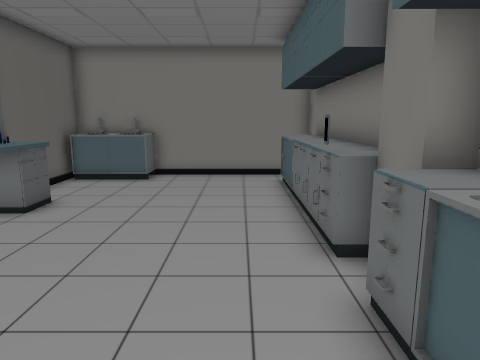
[1] (above)

14 first-person views from a walk through a Unity game level. The camera is 1.2 m above the floor, tilts 10° down and sees 70° across. The floor is counted in squares, 0.5 m on a side. Each view is taken from the middle of a square. On the plan, view 1 faces up. The plan holds only what a view shows up to about 20 squares ahead; the rest is blank. The place goes on beyond the plan. The player is left out. Some animated figures are left out. Some surface patterns are stand-ins.

[2]
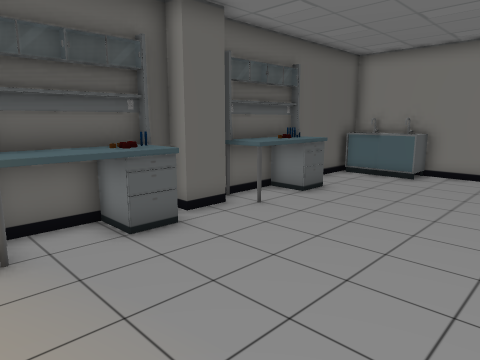

[3]
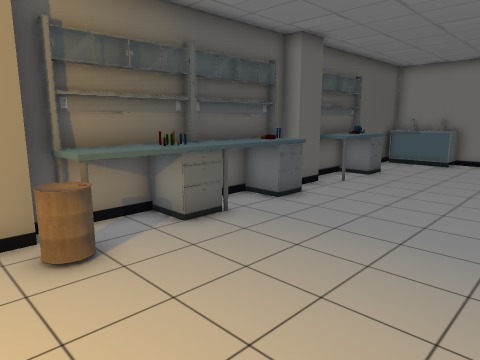

[4]
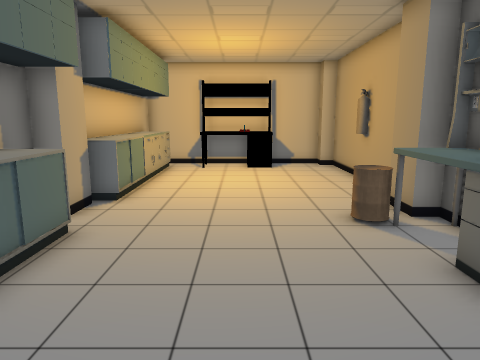

[5]
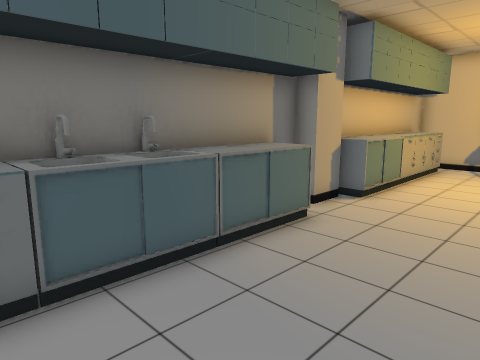

[6]
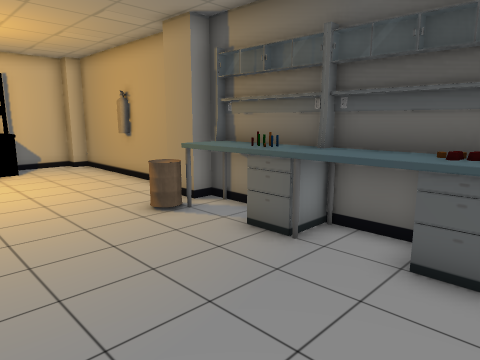

[7]
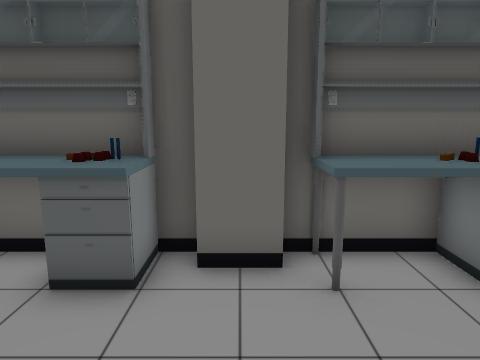

[8]
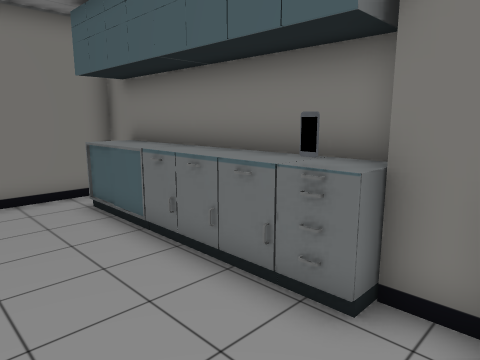

[9]
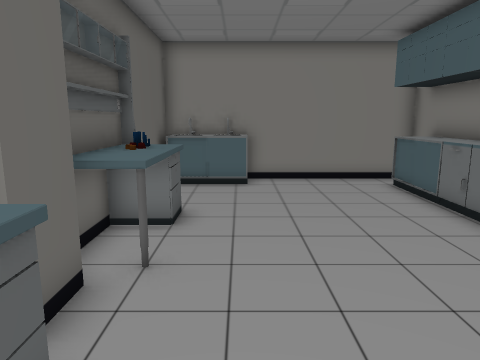

[10]
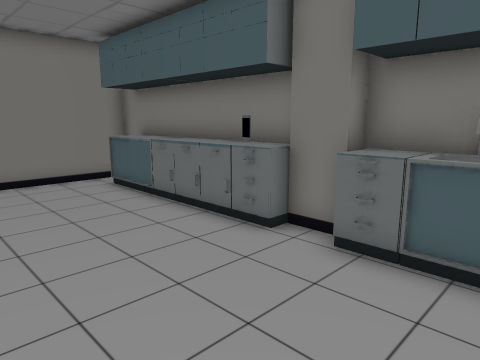

[11]
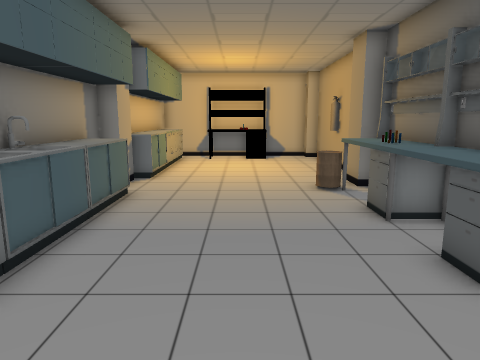

[12]
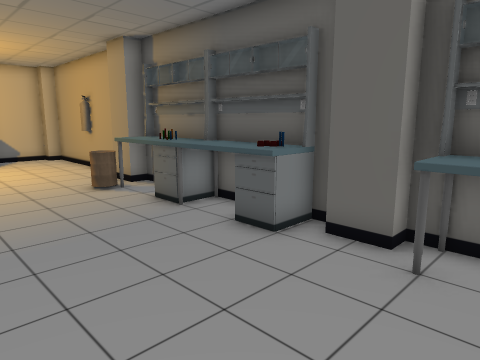

[13]
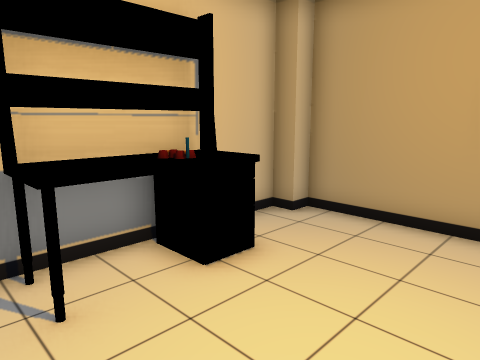

[14]
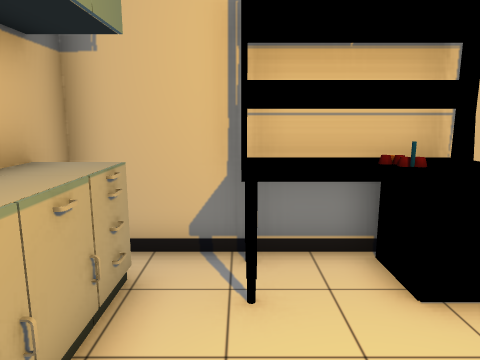

### Floor plan
Points are (right, up) in squares from view 1. A wall is a line through its corners. A room is listed if a view was taken in it or the views show most of it. See-through windows are left out.
Room 1 (views 1, 2, 3, 4, 5, 6, 7, 8, 9, 10, 11, 12, 13, 14)
walls: (-7, 0.6) (-7, -0.6); (-7, -3.4) (-7, -4.4); (-7, 3.6) (-7, 2.4); (3, -4.4) (3, 4.4); (-7, 6.6) (-7, 5.6); (-7, -6.7) (-7, -13.5); (3, 5.9) (3, 15) (-7, 15) (-7, 9.4); (-6.4, -15) (3, -15) (3, -6.9)
objects: pillar (-7, -14); pillar (-7, -6) to (-6, -5); table (-7, -4) to (-5, -1); table (-7, 0) to (-5, 4); pillar (-7, 4) to (-6, 5); table (-7, 6) to (-5, 10); other object (-6, 3); other object (-6, 8); other object (-6, 9); table (-6, 14) to (-4, 14); other object (-5, -4); table (-4, -14) to (0, -13); other object (-2, -14); table (2, -14) to (2, -13); table (2, -12) to (2, -10); table (2, -9) to (2, -6); pillar (2, -5); table (2, -3) to (2, -1); table (2, 0) to (2, 2); table (2, 3) to (2, 4); pillar (2, 5); table (2, 6) to (2, 7); table (2, 8) to (2, 10); table (2, 11) to (2, 14)

Where each view was taken, in squares from view 1:
view 1: 0 up, 0 right, facing up
view 2: 1 down, 1 right, facing up-left
view 3: 6 down, 1 right, facing up-left
view 4: 4 up, 2 left, facing down
view 5: 4 up, 3 left, facing down-right
view 6: 4 up, 0 right, facing down-left
view 7: 5 up, 1 left, facing left
view 8: 4 up, 2 left, facing up-right
view 9: 1 up, 4 left, facing up
view 10: 1 up, 4 left, facing up-right
view 11: 8 up, 2 left, facing down
view 12: 8 up, 0 right, facing down-left
view 13: 9 down, 1 right, facing down-left
view 14: 9 down, 0 right, facing down
